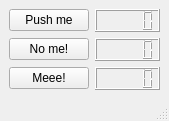
<?xml version="1.0" encoding="UTF-8"?>
<ui version="4.0">
 <class>SimpleGui</class>
 <widget class="QMainWindow" name="SimpleGui">
  <property name="geometry">
   <rect>
    <x>0</x>
    <y>0</y>
    <width>169</width>
    <height>119</height>
   </rect>
  </property>
  <property name="windowTitle">
   <string>SimpleGui</string>
  </property>
  <widget class="QWidget" name="centralwidget">
   <layout class="QFormLayout" name="formLayout">
    <item row="0" column="0">
     <widget class="QPushButton" name="pushButton1">
      <property name="text">
       <string>Push me</string>
      </property>
     </widget>
    </item>
    <item row="0" column="1">
     <widget class="QLCDNumber" name="lcdNumber1"/>
    </item>
    <item row="1" column="0">
     <widget class="QPushButton" name="pushButton2">
      <property name="text">
       <string>No me!</string>
      </property>
     </widget>
    </item>
    <item row="1" column="1">
     <widget class="QLCDNumber" name="lcdNumber2"/>
    </item>
    <item row="2" column="0">
     <widget class="QPushButton" name="pushButton3">
      <property name="text">
       <string>Meee!</string>
      </property>
     </widget>
    </item>
    <item row="2" column="1">
     <widget class="QLCDNumber" name="lcdNumber3"/>
    </item>
   </layout>
  </widget>
  <widget class="QStatusBar" name="statusbar"/>
 </widget>
 <resources/>
 <connections/>
</ui>
